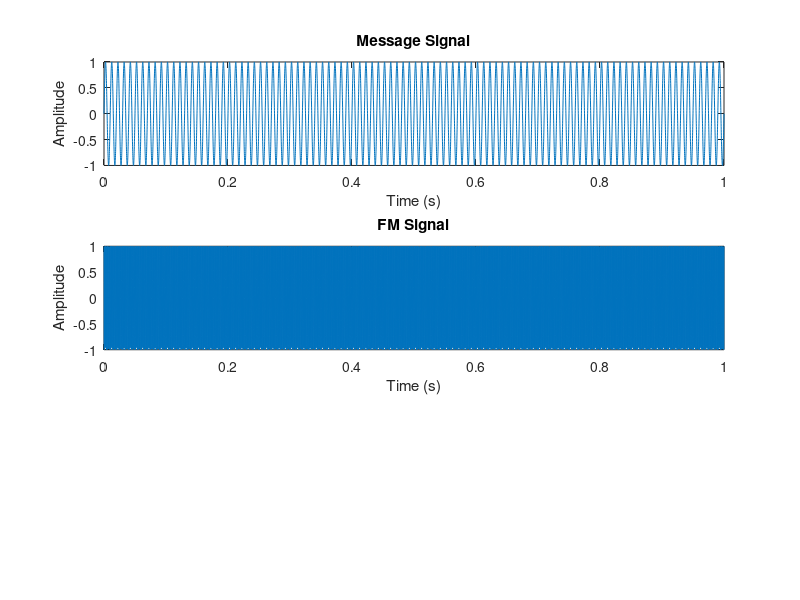

This chart was generated by the following MATLAB code: (Note: this script raises an error after producing the figure.)
fc = 1000; % carrier frequency in Hz
fm = 100; % message frequency in Hz
Fs = 10000; % sampling frequency in Hz
t = 0:1/Fs:1; % time vector
kf = 100; % frequency sensitivity

% generate message signal
message = sin(2*pi*fm*t);

% generate FM signal
fm_signal = fmmod(message,fc,Fs,kf);

% plot signals
subplot(3,1,1);
plot(t, message);
title('Message Signal');
xlabel('Time (s)');
ylabel('Amplitude');

subplot(3,1,2);
plot(t, fm_signal);
title('FM Signal');
xlabel('Time (s)');
ylabel('Amplitude');

% Demodulation of FM signal
demod_fm = fmdemod(fm_signal,fc,Fs,kf);

% plot demodulated signal
subplot(3,1,3);
plot(t, demod_fm);
title('Demodulated Signal');
xlabel('Time (s)');
ylabel('Amplitude');

% analysis
% calculate power spectral density of message signal
figure;
[psd_message,freq_message] = periodogram(message,[],[],Fs);
plot(freq_message,10*log10(psd_message));
title('PSD of Message Signal');
xlabel('Frequency (Hz)');
ylabel('Power/Frequency (dB/Hz)');

% calculate power spectral density of FM signal
figure;
[psd_fm,freq_fm] = periodogram(fm_signal,[],[],Fs);
plot(freq_fm,10*log10(psd_fm));
title('PSD of FM Signal');
xlabel('Frequency (Hz)');
ylabel('Power/Frequency (dB/Hz)');

% calculate power spectral density of demodulated signal
figure;
[psd_demod,freq_demod] = periodogram(demod_fm,[],[],Fs);
plot(freq_demod,10*log10(psd_demod));
title('PSD of Demodulated Signal');
xlabel('Frequency (Hz)');
ylabel('Power/Frequency (dB/Hz)');